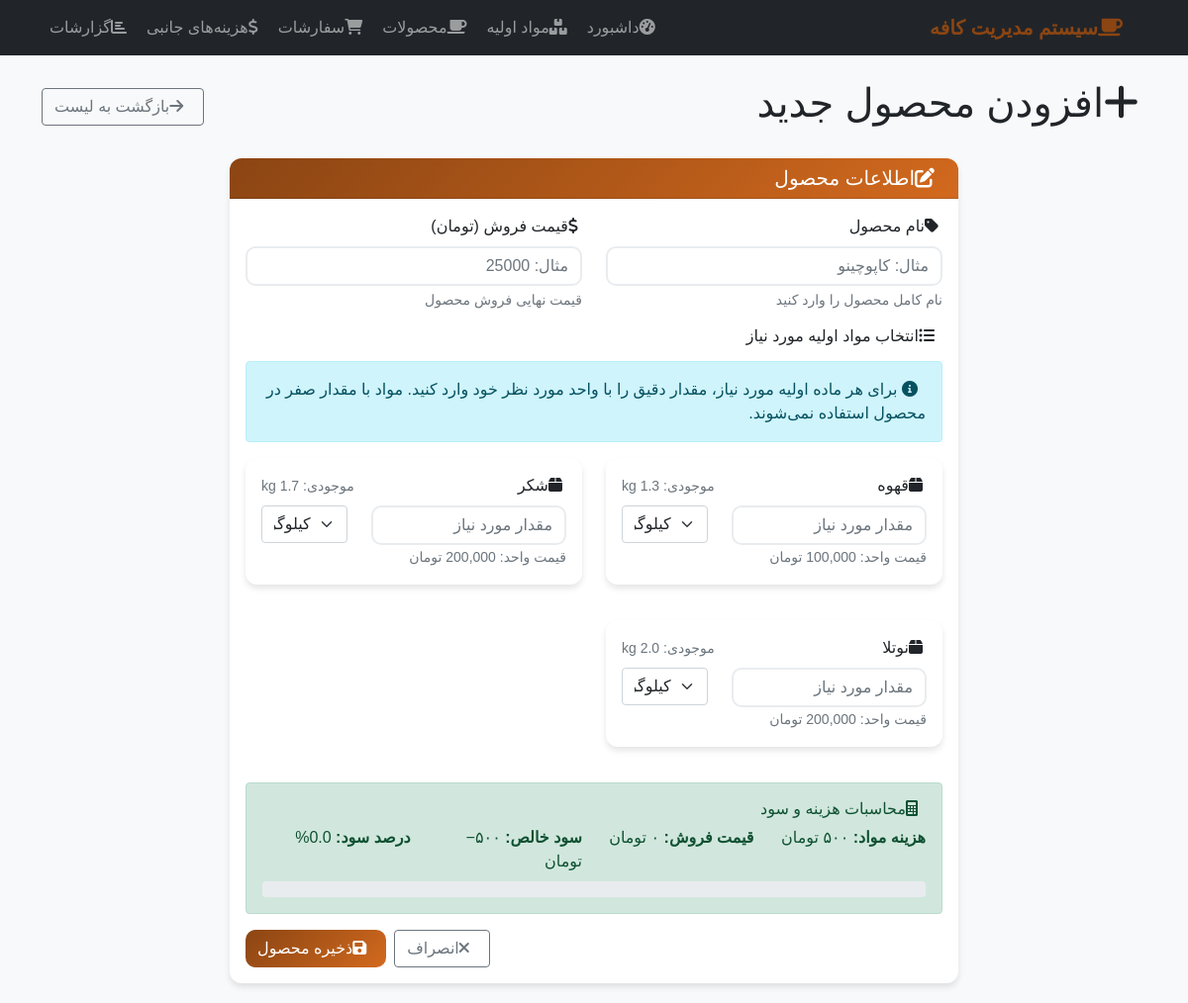
/products/add, run on the app's committed database.
### app.py (models this page shows, shortened)
class RawMaterial(db.Model):
    id = db.Column(db.Integer, primary_key=True)
    name = db.Column(db.String(100), nullable=False)
    current_stock = db.Column(db.Float, nullable=False)  # stored in grams
    unit_cost = db.Column(db.Float, nullable=False)  # cost per gram
    display_unit = db.Column(db.String(20), default='gram')  # unit for display
    created_at = db.Column(db.DateTime, default=datetime.now)
    @property
    def display_stock(self):
        return convert_from_grams(self.current_stock, self.display_unit)
    @property
    def display_unit_cost(self):
        return self.unit_cost * convert_to_grams(1, self.display_unit)

### app.py (the view, shortened to what this page needs)
@app.route('/products/add', methods=['GET', 'POST'])
def add_product():
    materials = RawMaterial.query.all()
    return render_template('add_product.html', materials=materials)

### app.py (called while the page is built)
def convert_to_grams(amount, unit):
    conversion_factors = {
        'gram': 1,
        'kg': 1000,
        'liter': 1000,  # Assuming 1 liter = 1000 grams (for liquids like milk)
        'ml': 1,        # Assuming 1 ml = 1 gram (for liquids)
        'piece': 1,     # For countable items, treat as 1 gram each
        'pack': 100     # Assuming 1 pack = 100 grams
    }
    return amount * conversion_factors.get(unit, 1)

def convert_from_grams(amount_grams, unit):
    conversion_factors = {
        'gram': 1,
        'kg': 1000,
        'liter': 1000,
        'ml': 1,
        'piece': 1,
        'pack': 100
    }
    return amount_grams / conversion_factors.get(unit, 1)

### templates/add_product.html (shortened to what this page needs)
{% extends "base.html" %}
{% block content %}
<div class="row">
    <div class="col-12">
        <div class="d-flex justify-content-between align-items-center mb-4">
            <h1>
                <i class="fas fa-plus me-2"></i>افزودن محصول جدید
            </h1>
            <a href="{{ url_for('products') }}" class="btn btn-outline-secondary">
                <i class="fas fa-arrow-right me-2"></i>بازگشت به لیست
            </a>
        </div>
    </div>
</div>
<div class="row">
    <div class="col-md-8 mx-auto">
        <div class="card">
            <div class="card-header">
                <h5 class="mb-0">
                    <i class="fas fa-edit me-2"></i>اطلاعات محصول
                </h5>
            </div>
            <div class="card-body">
                <form method="POST">
                    <div class="row">
                        <div class="col-md-6 mb-3">
                            <label for="name" class="form-label">
                                <i class="fas fa-tag me-1"></i>نام محصول
                            </label>
                            <input type="text" class="form-control" id="name" name="name"
                                   placeholder="مثال: کاپوچینو" required>
                            <div class="form-text">نام کامل محصول را وارد کنید</div>
                        </div>
                        <div class="col-md-6 mb-3">
                            <label for="price" class="form-label">
                                <i class="fas fa-dollar-sign me-1"></i>قیمت فروش (تومان)
                            </label>
                            <input type="number" class="form-control" id="price" name="price"
                                   step="100" min="0" placeholder="مثال: 25000" required>
                            <div class="form-text">قیمت نهایی فروش محصول</div>
                        </div>
                    </div>
                    <div class="row">
                        <div class="col-12">
                            <h6 class="mb-3">
                                <i class="fas fa-list-ul me-2"></i>انتخاب مواد اولیه مورد نیاز
                            </h6>
                            <div class="alert alert-info">
                                <i class="fas fa-info-circle me-2"></i>
                                برای هر ماده اولیه مورد نیاز، مقدار دقیق را با واحد مورد نظر خود وارد کنید. مواد با مقدار صفر در محصول استفاده نمی‌شوند.
                            </div>
                        </div>
                    </div>
                    <div class="row">
                        {% for material in materials %}
                        <div class="col-md-6 mb-3">
                            <div class="card">
                                <div class="card-body">
                                    <div class="d-flex justify-content-between align-items-center mb-2">
                                        <label for="recipe_{{ material.id }}" class="form-label mb-0">
                                            <i class="fas fa-box me-1"></i>{{ material.name }}
                                        </label>
                                        <small class="text-muted">
                                            موجودی: {{ "{:,.1f}".format(material.display_stock) }} {{ material.display_unit }}
                                        </small>
                                    </div>
                                    <div class="row">
                                        <div class="col-8">
                                            <input type="number" class="form-control recipe-input"
                                                   id="recipe_{{ material.id }}"
                                                   name="recipe_{{ material.id }}"
                                                   step="0.01" min="0"
                                                   placeholder="مقدار مورد نیاز"
                                                   data-material-id="{{ material.id }}"
                                                   data-unit-cost-per-gram="{{ material.unit_cost }}"
                                                   data-display-unit="{{ material.display_unit }}">
                                        </div>
                                        <div class="col-4">
                                            <select class="form-select recipe-unit-select"
                                                    id="unit_{{ material.id }}"
                                                    name="unit_{{ material.id }}"
                                                    data-material-id="{{ material.id }}">
                                                <option value="kg" {% if material.display_unit == 'kg' %}selected{% endif %}>کیلوگرم</option>
                                            </select>
                                        </div>
                                    </div>
                                    <small class="form-text text-muted">
                                        قیمت واحد: {{ "{:,.0f}".format(material.display_unit_cost) }} تومان
                                    </small>
                                </div>
                            </div>
                        </div>
                        {% endfor %}
                    </div>
                    <div class="row">
                        <div class="col-12">
                            <div class="alert alert-success">
                                <h6 class="alert-heading">
                                    <i class="fas fa-calculator me-2"></i>محاسبات هزینه و سود
                                </h6>
                                <div class="row">
                                    <div class="col-md-3">
                                        <strong>هزینه مواد:</strong>
                                        <span id="totalMaterialCost">0 تومان</span>
                                    </div>
                                    <div class="col-md-3">
                                        <strong>قیمت فروش:</strong>
                                        <span id="sellingPrice">0 تومان</span>
                                    </div>
                                    <div class="col-md-3">
                                        <strong>سود خالص:</strong>
                                        <span id="netProfit">0 تومان</span>
                                    </div>
                                    <div class="col-md-3">
                                        <strong>درصد سود:</strong>
                                        <span id="profitPercentage">0%</span>
                                    </div>
                                </div>
                                <div class="progress mt-2">
                                </div>
                            </div>
                        </div>
                    </div>
                    <div class="row">
                        <div class="col-12">
                            <div class="d-grid gap-2 d-md-flex justify-content-md-end">
                                <button type="button" class="btn btn-outline-secondary me-md-2"
                                        onclick="history.back()">
                                    <i class="fas fa-times me-2"></i>انصراف
                                </button>
                                <button type="submit" class="btn btn-primary">
                                    <i class="fas fa-save me-2"></i>ذخیره محصول
                                </button>
                            </div>
                        </div>
                    </div>
                </form>
            </div>
        </div>
    </div>
</div>
{% endblock %}

### templates/base.html (style rules this page uses)
body { font-family: 'Tahoma', sans-serif; background-color: #f8f9fa; }
.card { border: none; border-radius: 15px; box-shadow: 0 4px 6px rgba(0, 0, 0, 0.1); margin-bottom: 20px; }
.card-header { background: linear-gradient(135deg, #8B4513, #D2691E); color: white; border-radius: 15px 15px 0 0 !important; font-weight: bold; }
.btn-primary { background: linear-gradient(135deg, #8B4513, #D2691E); border: none; border-radius: 10px; }
.form-control { border-radius: 10px; border: 2px solid #e9ecef; }
.card { border-radius: 12px; border: none; }
.card-header { border-radius: 12px 12px 0 0 !important; }
.btn, .form-control, .form-select { transition: all 0.2s ease; }

### data on the page
RawMaterial: name "قهوه", display_unit "kg", display_unit+id "کیلوگرم"
RawMaterial: name "شکر", display_unit "kg", display_unit+id "کیلوگرم"
RawMaterial: name "نوتلا", display_unit "kg", display_unit+id "کیلوگرم"
